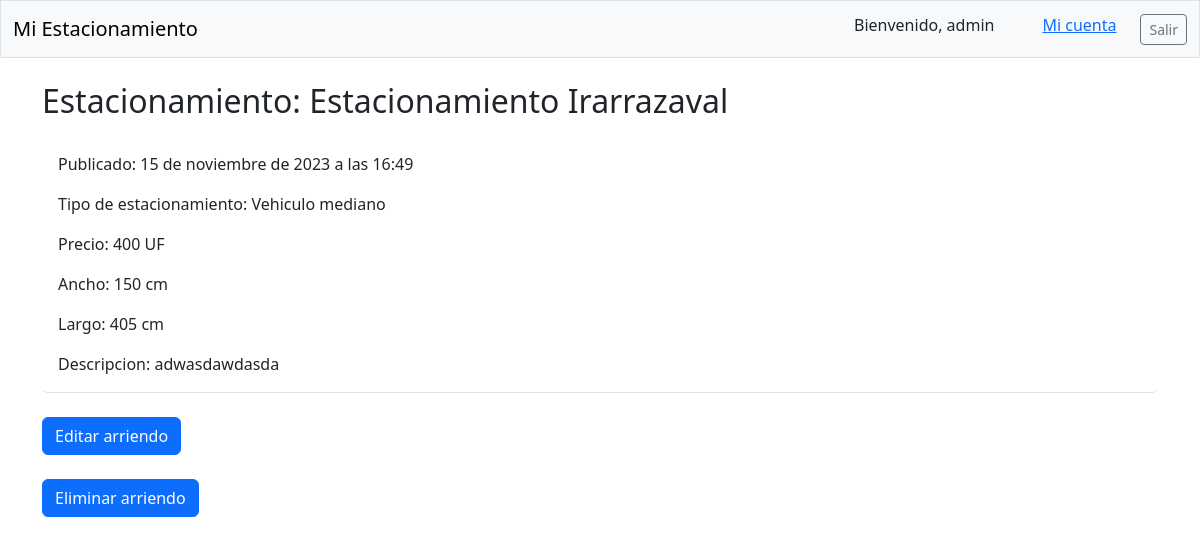
The app's page /estacionamiento/1 (signed in) with its own data.
### mi_est_app/models.py (models this page shows, shortened)
class EnArriendo(models.Model):
    titulo = models.CharField(max_length=128)
    precio = models.CharField(max_length=100)
    fecha = models.DateTimeField(auto_now_add=True)
    tipo = models.CharField(max_length=128)
    desc = models.TextField()
    ancho = models.CharField(max_length=100)
    largo = models.CharField(max_length=100)
    owner = models.ForeignKey(User, on_delete=models.CASCADE)

### mi_est_app/views.py (the view)
# urls.py: path('estacionamiento/<int:id>',
@login_required
def estacionamiento(request, id):
    esta = EnArriendo.objects.filter(owner=request.user).get(id=id)
    context = {'esta': esta}
    return render(request, 'mi_est_app/estacionamiento.html', context)

### mi_est_app/templates/mi_est_app/estacionamiento.html
{% extends "mi_est_app/base.html" %}
{% load django_bootstrap5 %}
{% block page_header %}
    <h2>Estacionamiento: {{ esta.titulo }}</h2>
{% endblock page_header %}
{% block content %}
    <div class="card-header">
        <ul class="list-group border-bottom pb-2 mb-4">
            <li class="list-group-item border-0">Publicado: {{ esta.fecha }}</li>
            <li class="list-group-item border-0">Tipo de estacionamiento: {{ esta.tipo }}</li>
            <li class="list-group-item border-0">Precio: {{ esta.precio }}</li>
            <li class="list-group-item border-0">Ancho: {{ esta.ancho }} cm</li>
            <li class="list-group-item border-0">Largo: {{ esta.largo }} cm</li>
            <li class="list-group-item border-0">Descripcion: {{ esta.desc }}</li>
        </ul>
    </div>
    <form action="{% url 'mi_est_app:editar_arriendo' esta.id %}">
        {% bootstrap_button button_type="submit" content="Editar arriendo" %}
    </form>
    <br>
    <form action="{% url 'mi_est_app:eliminar_arriendo' esta.id%}">
        {% bootstrap_button button_type="submit" content="Eliminar arriendo" %}
    </form>
{% endblock content %}

### mi_est_app/templates/mi_est_app/base.html (shortened to what this page needs)
<!DOCTYPE html>
<html lang="en">
<head>
    {% load django_bootstrap5 %}
    {% bootstrap_css %}
</head>
<body>
    <nav class="navbar navbar-expand-md navbar-light bg-light mb-4 border">
        <div class="container-fluid">
            <a class="navbar-brand" href="{% url 'mi_est_app:index' %}">Mi Estacionamiento</a>
            <ul class="navbar-nav ms-auto mb-2 mb-md-o">
                {% if user.is_authenticated %}
                    <li class="nav_item px-4">
                        Bienvenido, {{ user.username }}
                    </li>
                    <br>
                    <li class="nav_item px-4">
                        <a href="{% url 'mi_est_app:dashboard' %}">Mi cuenta</a>
                    </li>
                {% endif %}
            </ul>
            {% if user.is_authenticated %}
            <form action="{% url 'mi_est_cuentas:logout' %}">
                <button class="btn btn-outline-secondary btn-sm" name="submit">Salir</button>
            </form>
            {% endif %}
        </div>
    </nav>
    <main class="container">
        <div class="pb-2 mb-2 border-button">
            {% block page_header %}{% endblock page_header %}
        </div>
        <div>
            {% block content %}{% endblock content %}
        </div>
    </main>
</body>
</html>

### records on screen
EnArriendo: titulo "Estacionamiento Irarrazaval", fecha "15 de noviembre de 2023 a las 16:49", tipo "Vehiculo mediano", precio "400 UF", ancho "150", largo "405", desc "adwasdawdasda"

### other values on screen
{{ user.username }} "admin"
